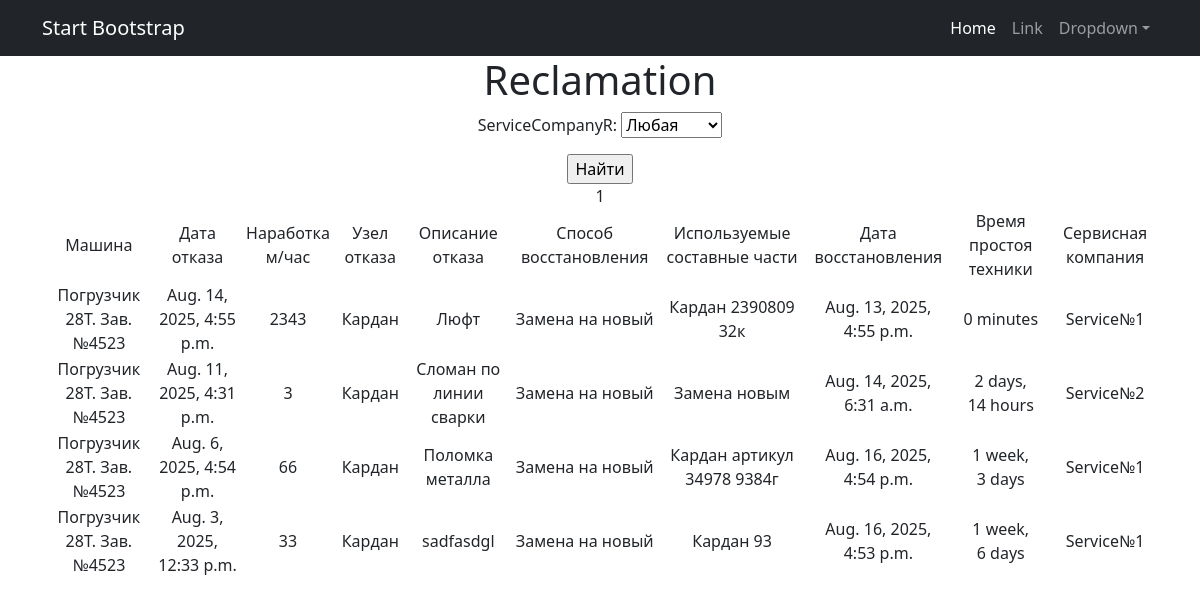
Page /reclamation/ (signed in) on the earlier database version.
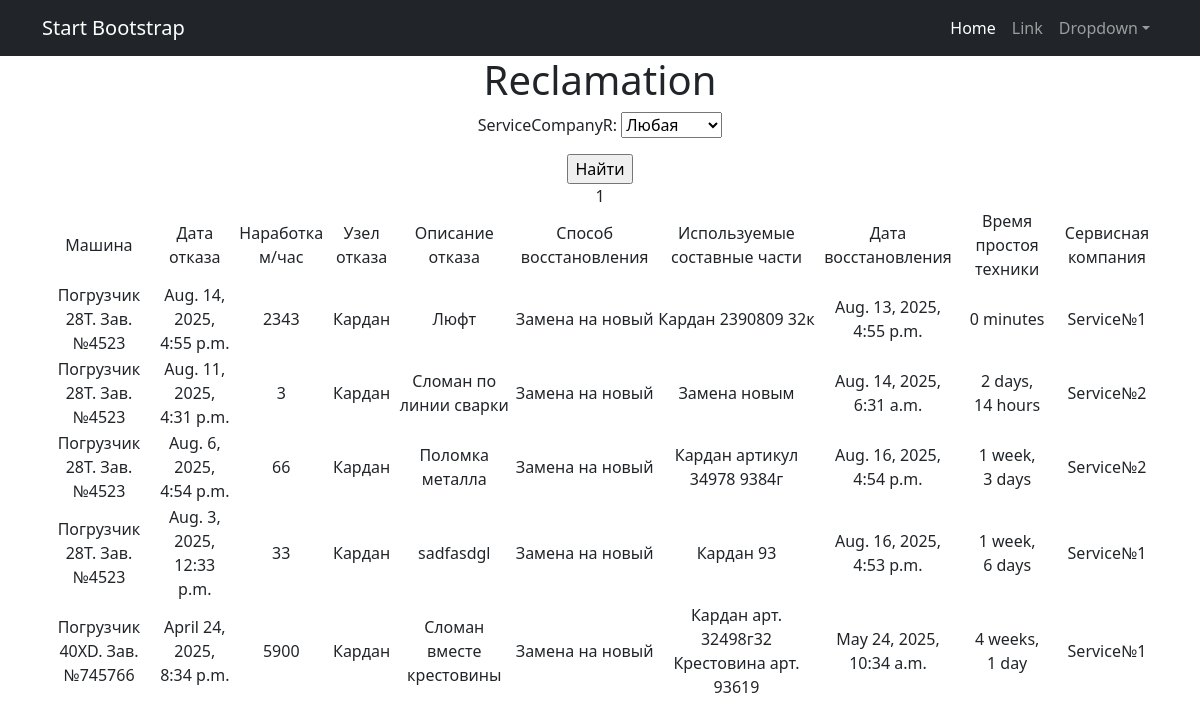
Same page on the later database version.
### serviceBook/models.py (models this page shows, shortened)
class Reclamation(models.Model):
    machine = models.ForeignKey(
        Machine,
        on_delete=models.CASCADE,
        default=1
    )
    dateFailure = models.DateTimeField(default=datetime.today)
    runTime = models.IntegerField(default=0)
    failureNode = models.ForeignKey(
        Manual,
        on_delete=models.CASCADE,
        limit_choices_to={'nameClass': 'FND'},
        related_name='failureNode')
    descriptionFailure = models.TextField()
    wayToRecover = models.ForeignKey(
        Manual,
        on_delete=models.CASCADE,
        limit_choices_to={'nameClass': 'WTR'},
        related_name='wayToRecover')
    spareParts = models.TextField()
    dateRetraiding = models.DateTimeField(default=datetime.today)
    serviceCompanyR = models.ForeignKey(Service, on_delete=models.CASCADE, related_name='serviceCompanyR', default=1)

class Machine(models.Model):
    zavNumberMachine = models.CharField(max_length=20, unique=True)
    modelMachine = models.ForeignKey(
        Manual,
        on_delete=models.CASCADE,
        limit_choices_to={'nameClass': 'MMC'},
        related_name='modelMachine')
    modelMotor = models.ForeignKey(
        Manual,
        on_delete=models.CASCADE,
        limit_choices_to={'nameClass': 'MMT'},
        related_name='modelMotor')
    zavNumberMotor = models.CharField(max_length=20)
    modelTransmission = models.ForeignKey(
        Manual,
        on_delete=models.CASCADE,
        limit_choices_to={'nameClass': 'MT'},
        related_name='modelTransmission')
    zavNumberTransmission = models.CharField(max_length=20)
    modelDriveAxile = models.ForeignKey(
        Manual,
        on_delete=models.CASCADE,
        limit_choices_to={'nameClass': 'MDA'},
        related_name='modelDriveAxile')
    zavNumberDA = models.CharField(max_length=20)
    modelControllAxile = models.ForeignKey(
        Manual,
        on_delete=models.CASCADE,
        limit_choices_to={'nameClass': 'MCA'},
        related_name='modelControllAxile')
    zavNumberCA = models.CharField(max_length=20)
    deliveryContract = models.CharField(max_length=50)
    shipDate = models.DateTimeField(default=datetime.today)
    recipient = models.CharField(max_length=100)
    deliveryAddress = models.CharField(max_length=150)
    package = models.TextField(blank=True)
    client = models.CharField(max_length=150)
    serviceCompany = models.ForeignKey(Service, on_delete=models.CASCADE, related_name='serviceCompany')
    def __str__(self):
        return f'{self.modelMachine}. Зав.№{self.zavNumberMachine}'

class Manual(models.Model):
    modelMachine = 'MMC'
    modelMotor = 'MMT'
    modelTransmission = 'MT'
    modelDriveAxile = 'MDA'
    modelControllAxile = 'MCA'
    typeTO = 'TTO'
    failureNode = 'FND'
    wayToRecover = 'WTR'
    CHOICES = [
        (modelMachine, 'Модель техники'),
        (modelMotor, 'Модель двигателя'),
        (modelTransmission, 'Модель трансмиссии'),
        (modelDriveAxile, 'Модель ведущего моста'),
        (modelControllAxile, 'Модель управляемого моста'),
        (typeTO, 'Вид ТО'),
        (failureNode, 'Узел отказа'),
        (wayToRecover, 'Способ восстановления'),
    ]
    nameClass = models.CharField(max_length=3, choices=CHOICES, default=modelMachine)
    name = models.CharField(max_length=100)
    descriptions = models.TextField()
    def __str__(self):
        return f'{self.name}'

class Service(models.Model):
    name = models.CharField(max_length=20)
    descriptions = models.TextField()
    def __str__(self):
        return f'{self.name}'

### serviceBook/views.py (the view)
# urls.py: path('reclamation/', ReclamationList.as_view(), name='Reclamation_list'),
class ReclamationList(PermissionRequiredMixin,ListView):
    raise_exception = True
    permission_required = ('serviceBook.view_reclamation',)
    queryset = Reclamation.objects.order_by('-dateFailure')
    template_name = 'Reclamation.html'
    context_object_name = 'reclamation'
    paginate_by = 10
    def get_queryset(self):
        queryset = super().get_queryset()
        self.filterset = ReclamationFilter(self.request.GET, queryset)
        return self.filterset.qs
    def get_context_data(self, **kwargs):
        context = super().get_context_data(**kwargs)
        context['filterset'] = self.filterset
        return context

### templates/Reclamation.html (shortened to what this page needs)
{% extends 'flatpages/default.html' %}
{% load custom_tags %}
{% block content %}
<h1>Reclamation</h1>
<form action="" method="get">
       {{ filterset.form.as_p }}
       <input type="submit" value="Найти" />
</form>
{% if reclamation %}
    <table>
        <tr>
            <td>Машина</td>
            <td>Дата отказа</td>
            <td>Наработка м/час</td>
            <td>Узел отказа</td>
            <td>Описание отказа</td>
            <td>Способ восстановления</td>
            <td>Используемые составные части</td>
            <td>Дата восстановления</td>
            <td>Время простоя техники</td>
            <td>Сервисная компания</td>
        </tr>
    {% for single_reclamation in reclamation %}
            <tr>
               <td>{{ single_reclamation.machine }}</td>
               <td>{{ single_reclamation.dateFailure }}</td>
               <td>{{ single_reclamation.runTime }}</td>
               <td>{{ single_reclamation.failureNode }}</td>
               <td>{{ single_reclamation.descriptionFailure }}</td>
               <td>{{ single_reclamation.wayToRecover }}</td>
               <td>{{ single_reclamation.spareParts }}</td>
               <td>{{ single_reclamation.dateRetraiding }}</td>
               <td>{{ single_reclamation.dateRetraiding|timeuntil:single_reclamation.dateFailure }}</td>
               <td>{{ single_reclamation.serviceCompanyR }}</td>
           </tr>
    {% endfor %}
{% else %}
       <h2>Рекламаций нет!</h2>{% endif %}
   {% if page_obj.has_previous %}
        {% load cache %}
   {% endif %}
   {% if page_obj.has_next %}
       {% load cache %}
   {% endif %}
{% endblock content %}

### templates/flatpages/default.html (shortened to what this page needs)
<!DOCTYPE html>
<html lang="en">
    <head>
        {% load static %}
        <link href="{% static 'css/styles.css' %}" rel="stylesheet" />
    </head>
    <body>
        <nav class="navbar navbar-expand-lg navbar-dark bg-dark">
            <div class="container">
                <a class="navbar-brand" href="#">Start Bootstrap</a>
                <div class="collapse navbar-collapse" id="navbarSupportedContent">
                    <ul class="navbar-nav ms-auto mb-2 mb-lg-0">
                        <li class="nav-item"><a class="nav-link active" aria-current="page" href="#">Home</a></li>
                        <li class="nav-item"><a class="nav-link" href="#">Link</a></li>
                        <li class="nav-item dropdown">
                            <a class="nav-link dropdown-toggle" id="navbarDropdown" href="#" role="button" data-bs-toggle="dropdown" aria-expanded="false">Dropdown</a>
                        </li>
                    </ul>
                </div>
            </div>
        </nav>
        <div class="container">
           <div class="row">
               <div class="col-lg-12 text-center">
                   {% block content %}{% endblock content %}
               </div>
           </div>
        </div>
    </body>
</html>

Differences in the rows shown:
changed Reclamation "Aug. 6, 2025, 4:54 p.m.": serviceCompanyR "Service№1" → "Service№2"
added Reclamation: machine "Погрузчик 40XD. Зав.№745766", dateFailure "April 24, 2025, 8:34 p.m.", runTime "5900", failureNode "Кардан", descriptionFailure "Сломан вместе крестовины", wayToRecover "Замена на новый", spareParts "Кардан арт. 32498г32 Крестовина арт. 93619", dateRetraiding "May 24, 2025, 10:34 a.m.", dateRetraiding "4 weeks, 1 day", serviceCompanyR "Service№1"
